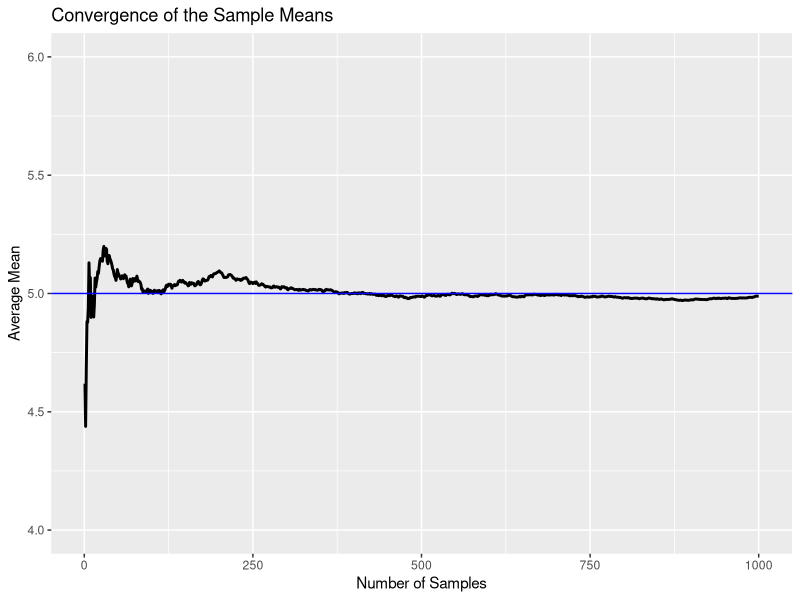
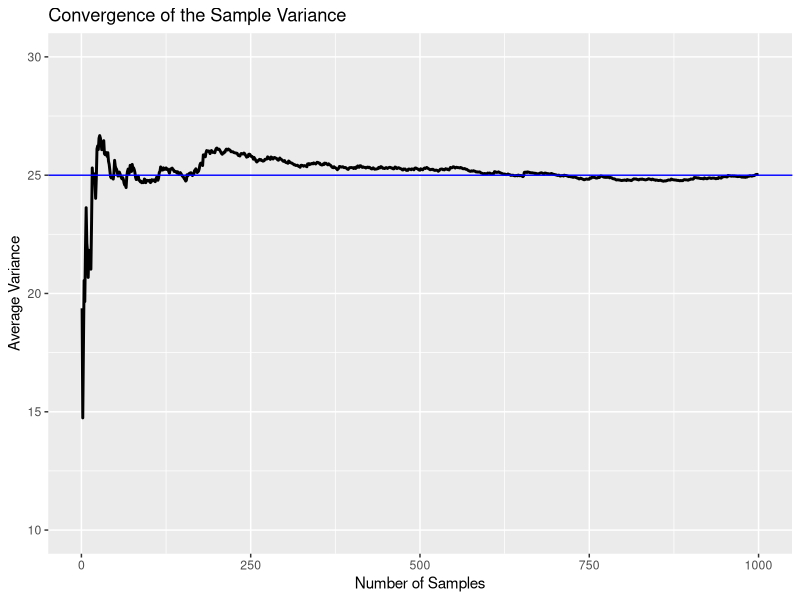
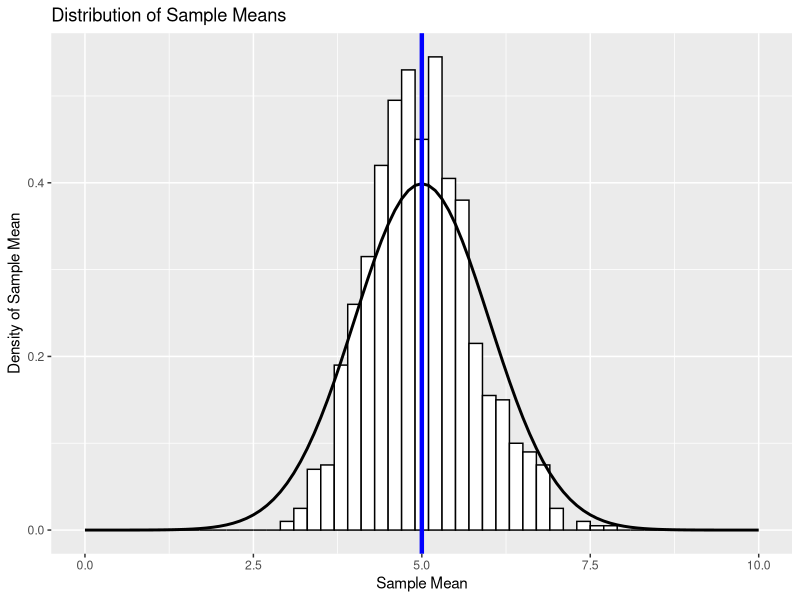
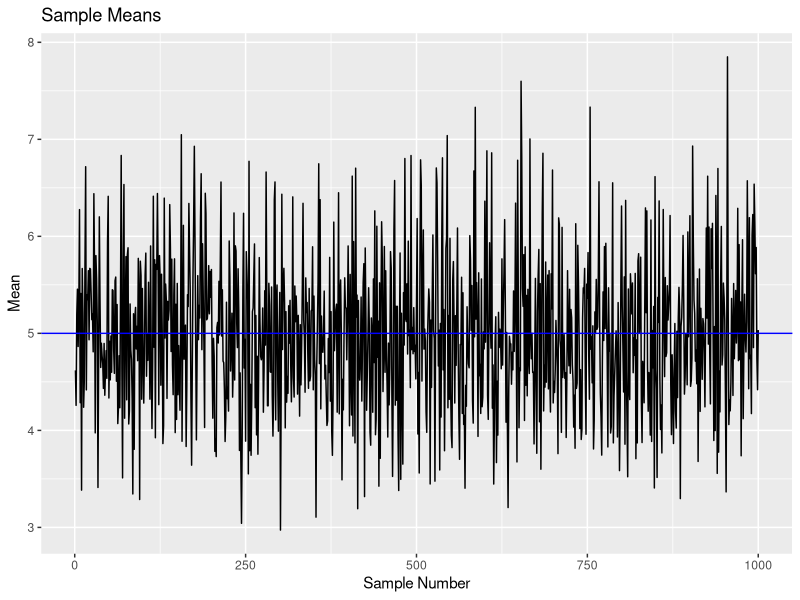
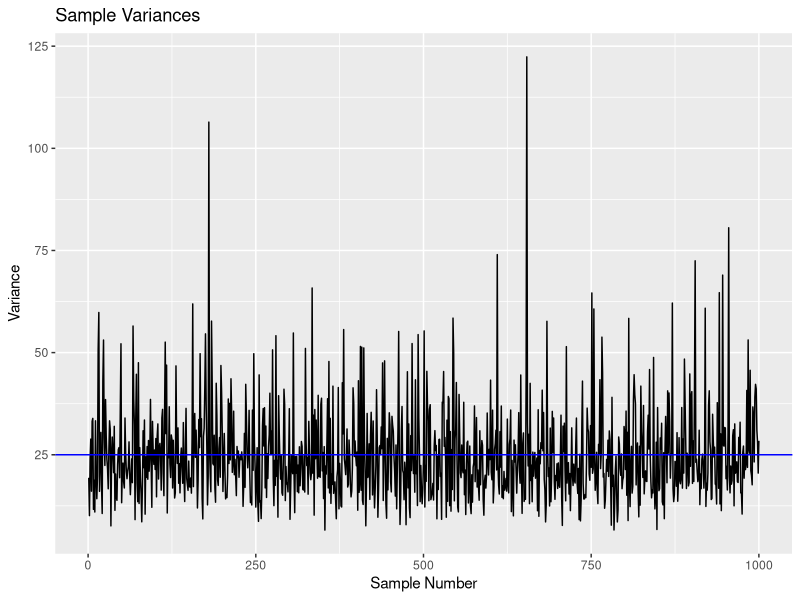

These figures' R source, in order:
## ---- chunk 1
set.seed(135)
datamean <- data.frame(sample = 0, mean.value = 0, avg.mean = 0)
for (i in 1:1000){
     datamean[i, 1] <- i
     datamean[i, 2] <- mean(rexp(40, 0.2))
     datamean[i, 3] <- mean(datamean$mean)
}

set.seed(135)
datavar <- data.frame(sample = 0, variance = 0, avg.var = 0)
for (i in 1:1000){
     datavar[i, 1] <- i
     datavar[i, 2] <- var(rexp(40, 0.2))
     datavar[i, 3] <- mean(datavar$var)
}
## ---- chunk 2
require(ggplot2)
## ---- chunk 3
p1a <- ggplot(datamean, aes(sample, avg.mean)) +
     geom_line(size = 1) +
     geom_hline(yintercept = 5, color = "blue") +
     ylim(4, 6) +
     labs(title = "Convergence of the Sample Means", 
          x = "Number of Samples",
          y = "Average Mean")
print(p1a)
## ---- chunk 4
p2a <- ggplot(datavar, aes(sample, avg.var)) +
     geom_line(size = 1) +
     geom_hline(yintercept = (1/0.2)^2, color = "blue") +
     ylim(10, 30) +
     labs(title = "Convergence of the Sample Variance", 
          x = "Number of Samples",
          y = "Average Variance")
print(p2a)
## ---- chunk 5
summary(datamean$mean.value)
## ---- chunk 6
p3 <- ggplot(datamean, aes(mean.value)) +
     geom_histogram(binwidth = 0.2, color = "black", fill = "white", aes(y = ..density..)) +
     stat_function(fun = dnorm, args = list(mean = 5, sd = 1), size = 1) +
     geom_vline(xintercept = 5, color = "blue", size = 1.5) +
     xlim(0, 10) +
     labs(title = "Distribution of Sample Means", 
          x = "Sample Mean", 
          y = "Density of Sample Mean")

print(p3)
## ---- chunk 7
p1 <- ggplot(datamean, aes(sample, mean.value)) +
     geom_line() +
     geom_hline(yintercept = 5, color = "blue") +
     labs(title = "Sample Means", 
          x = "Sample Number",
          y = "Mean")
print(p1)
## ---- chunk 8
p2 <- ggplot(datavar, aes(sample, variance)) +
     geom_line() +
     geom_hline(yintercept = 25, color = "blue") +
     labs(title = "Sample Variances", 
          x = "Sample Number",
          y = "Variance")
print(p2)
